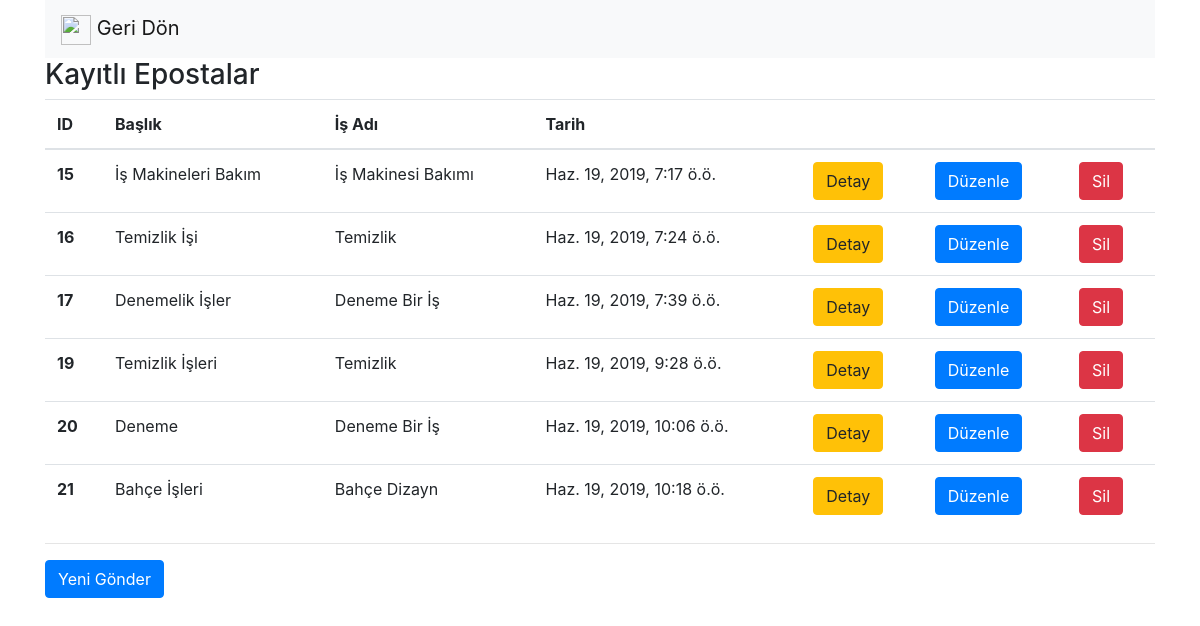
The page /epostaListe on the database as committed earlier.
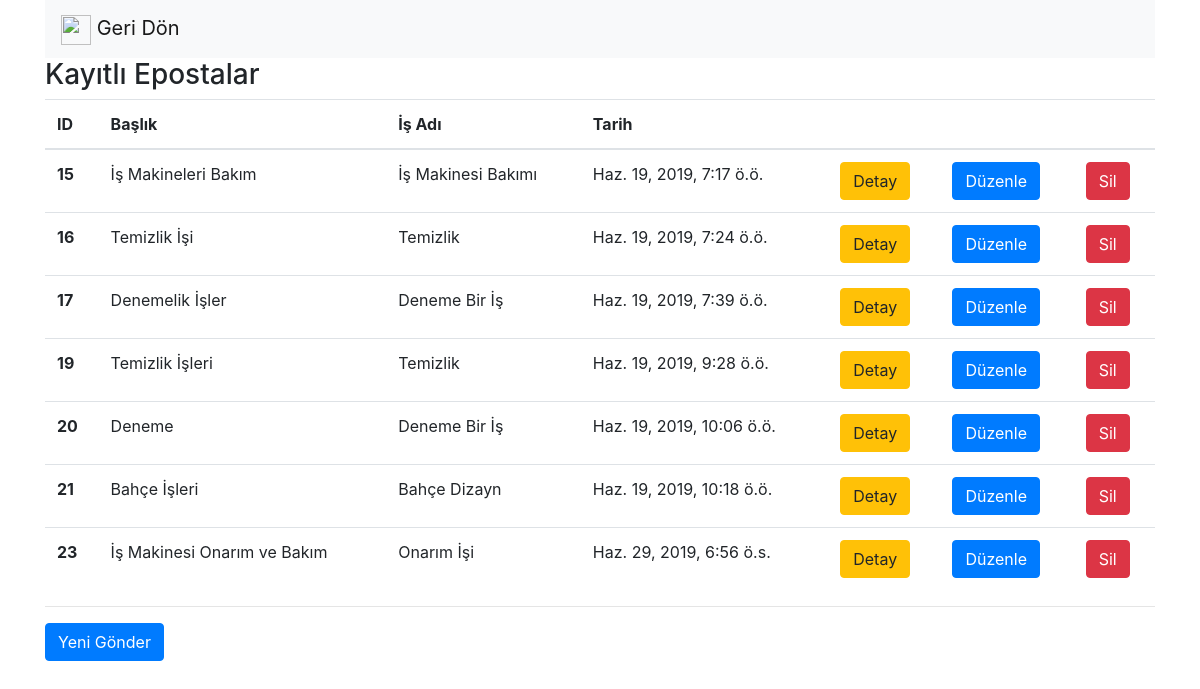
The same page on the database as committed later.
### safeputapp/models.py (models this page shows, shortened)
class Eposta(models.Model):
    baslik = models.CharField(max_length = 50, verbose_name = "Başlık")
    mesaj = models.CharField(max_length = 1000, verbose_name = "Mesaj")
    is_id = models.ForeignKey(Is, on_delete = models.CASCADE, verbose_name = "İş")
    baglanti_link = models.CharField(max_length = 100, verbose_name = "Bağlantı Linki")
    aktifmi = models.BooleanField(verbose_name = "Aktif mi?", default = True)
    olusturma_tarihi = models.DateTimeField(auto_now_add = True, blank = True, verbose_name = "Oluşturma Tarihi")
    duzunleme_tarihi = models.DateTimeField(verbose_name = "Duzenleme Tarihi", blank = True, null = True)

class Is(models.Model):
    ad = models.CharField(max_length = 50, verbose_name = "Ad")
    tanim = models.CharField(max_length = 250, verbose_name = "Tanım")
    fatura_no = models.CharField(max_length = 20, verbose_name = "Fatura Numarası")
    guvenlik_seviye = models.ForeignKey(GuvenlikSeviye, on_delete = models.CASCADE, verbose_name = "Güvenlik Seviyesi")
    is_durum = models.ForeignKey(IsDurum, on_delete = models.CASCADE, verbose_name = "Durum")
    aktifmi = models.BooleanField(verbose_name = "Aktif mi?", default = True)
    firma_id = models.ForeignKey(Firma, on_delete = models.CASCADE, verbose_name = "Firma")
    olusturma_tarihi = models.DateTimeField(auto_now_add = True, blank = True, verbose_name = "Oluşturma Tarihi")
    duzunleme_tarihi = models.DateTimeField(verbose_name = "Duzenleme Tarihi", blank = True, null = True)
    baglanti = models.CharField(max_length = 100, verbose_name = "Bağlantı")
    def __unicode__(self):
        return self.ad

### safeputapp/views.py (the view)
# urls.py: url(r'^epostaListe', epostaListe),
def epostaListe(request):
    epostalar = Eposta.objects.all()
    return render( request, "epostaListe.html", { "epostalar" : epostalar } )

### safeputapp/templates/epostaListe.html (shortened to what this page needs)
<!DOCTYPE html>
    <html>
        <head>
        <link rel="stylesheet" href="https://maxcdn.bootstrapcdn.com/bootstrap/4.0.0/css/bootstrap.min.css">
        </head>
        <body>
            <div class="container">
                <nav class="navbar navbar-light bg-light">
                    <a class="navbar-brand" href="anasayfa">
                        <img src="https://image.flaticon.com/icons/svg/118/118739.svg" width="30" height="30" alt=""> Geri Dön
                    </a>
                </nav>
                <h3>Kayıtlı Epostalar</h3>
                {% if epostalar %}
                    <table class="table">
                        <thead>
                            <tr>
                            <th scope="col">ID</th>
                            <th scope="col">Başlık</th>
                            <th scope="col">İş Adı</th>
                            <th scope="col">Tarih</th>
                            <th scope="col"></th>
                            <th scope="col"></th>
                            <th scope="col"></th>
                            </tr>
                        </thead>
                        <tbody>
                            {% for eposta in epostalar %}
                                {% if eposta.aktifmi %}
                                    <tr>
                                        <th scope="row"> {{ eposta.id }} </th>
                                        <td> {{ eposta.baslik }} </td>
                                        <td> {{ eposta.is_id }} </td>
                                        <td> {{ eposta.olusturma_tarihi }} </td>
                                        <td><a href="/epostaDetay/{{eposta.id}}" class="btn btn-warning">Detay</td>
                                        <td><a href="/epostaDuzenle/{{eposta.id}}" class="btn btn-primary">Düzenle</td>
                                        <td><a href="/epostaSil/{{eposta.id}}" class="btn btn-danger">Sil</td>
                                    </tr>
                                {% endif %}
                            {% endfor %}
                        </tbody>
                    </table>
                {% else %}
                    <div class="alert alert-danger">
                        Kayıt bulunamadı.
                    </div>
                {% endif %}
                <hr>
                <a href="epostaGonder" class="btn btn-primary"> Yeni Gönder </a>
            </div>
        </body>
</html>

Rows that differ between the two databases and show on the page:
added Eposta: id "23", baslik "İş Makinesi Onarım ve Bakım", is_id "Onarım İşi", olusturma_tarihi "Haz. 29, 2019, 6:56 ö.s."
